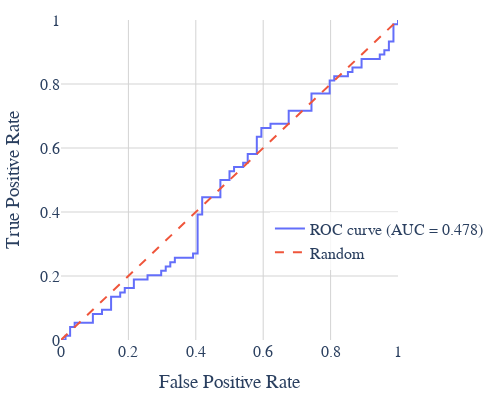

Notebook code cell kept with this figure:
### Code cell
labels = t.tensor([batch[1] for batch in test_acts_chunk]).numpy()
plot_roc_curve_eval(labels, av_probe_outputs).show()
